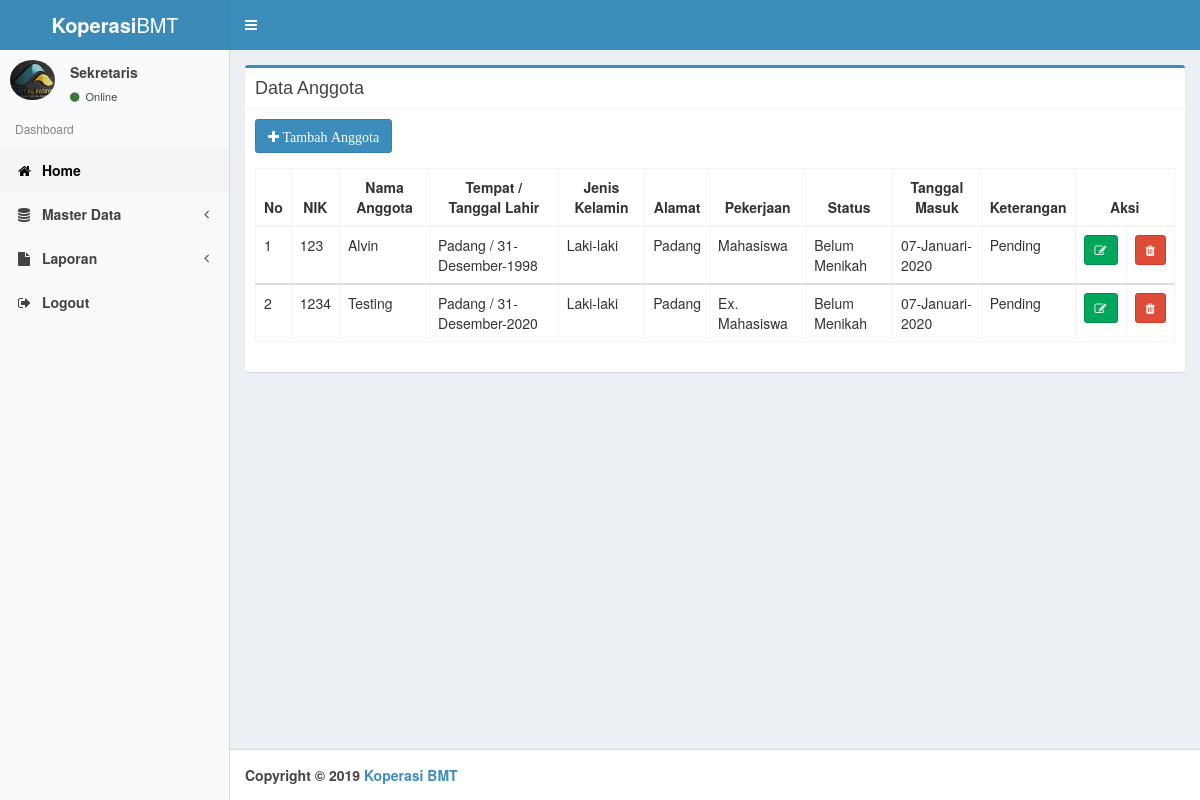
The app's page /sekretaris/dataanggota.php (signed in) with its own data.
### tables this page shows
CREATE TABLE `tbl_anggota` (
  `id_anggota` varchar(6) NOT NULL,
  `nik` varchar(20) NOT NULL,
  `nama_anggota` varchar(30) NOT NULL,
  `tempat_lahir` varchar(20) NOT NULL,
  `tanggal_lahir` date NOT NULL,
  `gender` varchar(15) NOT NULL,
  `alamat` text NOT NULL,
  `pekerjaan` varchar(30) NOT NULL,
  `status` varchar(20) NOT NULL,
  `tanggal_masuk` date NOT NULL,
  `keterangan` varchar(10) NOT NULL
);

### sekretaris/dataanggota.php (the view)
<?php
	include ("style/header.php");
	include ("style/sidebar.php");
	function tgl_indo($tanggal){
		$bulan = array(
			1 => 'Januari',
			'Februari',
			'Maret',
			'April',
			'Mei',
			'Juni',
			'Juli',
			'Agustus',
			'September',
			'Oktober',
			'November',
			'Desember',);
		$pecahkan = explode('-', $tanggal);
		return $pecahkan[2] . '-' . $bulan[(int)$pecahkan[1]] . '-' . $pecahkan[0];
	}
?>
	<div class="box box-primary">
		<div class="box-header with-border">
			<h3 class="box-title">Data Anggota</h3>
		</div>
		<div class="box-body">
			<div class="form-group">
				<a href="tambahanggota.php"><i class="btn btn-primary btn-md"><span class="fa fa-plus fa-md"> Tambah Anggota</span></i></a>
			</div>
			<div class="table-responsive">
				<table class="table table-bordered">
					<thead>
						<tr>
							<th style="text-align: center;">No</th>
							<th style="text-align: center;">NIK</th>
							<th style="text-align: center;">Nama Anggota</th>
							<th style="text-align: center;">Tempat / Tanggal Lahir</th>
							<th style="text-align: center;">Jenis Kelamin</th>
							<th style="text-align: center;">Alamat</th>
							<th style="text-align: center;">Pekerjaan</th>
							<th style="text-align: center;">Status</th>
							<th style="text-align: center;">Tanggal Masuk</th>
							<th style="text-align: center;">Keterangan</th>
							<th style="text-align: center;" colspan="2">Aksi</th>
						</tr>
					</thead>
					<?php
					$no = 1;
					include ("../config/koneksi.php");
					$sql = mysqli_query($konek, "SELECT * FROM tbl_anggota");
					while ($data = mysqli_fetch_array($sql)){
					?>
					<tbody>
						<tr>
							<td><?php echo $no++; ?></td>
							<td><?php echo $data['nik']; ?></td>
							<td><?php echo $data['nama_anggota']; ?></td>
							<td><?php echo $data['tempat_lahir'];?> / <?php echo tgl_indo($data['tanggal_lahir']); ?></td>
							<td><?php echo $data['gender']; ?></td>
							<td><?php echo $data['alamat']; ?></td>
							<td><?php echo $data['pekerjaan']; ?></td>
							<td><?php echo $data['status']; ?></td>
							<td><?php echo tgl_indo($data['tanggal_masuk']); ?></td>
							<td><?php echo $data['keterangan']; ?></td>
							<td><a href="editanggota.php?kd=<?php echo $data['id_anggota']; ?>"><i class="btn btn-success btn-sm"><span class="fa fa-edit fa-sm"></span></i></a></td>
							<td><a href="hapusanggota.php?kd=<?php echo $data['id_anggota']; ?>"><i class="btn btn-danger btn-sm"><span class="fa fa-trash fa-sm"></span></i></a></td>
						</tr>
					</tbody>
					<?php
					}
					?>
				</table>
			</div>
		</div>
    </div>
<?php
	include ("style/footer.php");
?>

### sekretaris/style/header.php (shortened to what this page needs)
<!DOCTYPE html>
<html lang="en">
<head>
	<link rel="stylesheet" href="../assets//css/bootstrap.min.css">
	<link rel="stylesheet" href="../assets/font-awesome/css/font-awesome.min.css">
	<link rel="stylesheet" href="../assets/Ionicons/css/ionicons.min.css">
	<link rel="stylesheet" href="../assets/dist/css/AdminLTE.min.css">
	<link rel="stylesheet" href="../assets/dist/css/skins/skin-blue-light.min.css">
</head>

### sekretaris/style/sidebar.php (shortened to what this page needs)
<body class="hold-transition skin-blue-light sidebar-mini">
  <div class="wrapper">
    <header class="main-header">
      <a href="index.php" class="logo">
        <span class="logo-lg"><b>Koperasi</b>BMT</span>
      </a>
      <nav class="navbar navbar-static-top" role="navigation">
        <a href="#" class="sidebar-toggle" data-toggle="push-menu" role="button">
        </a>
      </nav>
    </header>
    <aside class="main-sidebar">
      <section class="sidebar">
        <div class="user-panel">
          <div class="pull-left image">
            <img src="../assets/dist/img/Logo.jpg" class="img-circle" alt="User Image">
          </div>
          <div class="pull-left info">
            <p>Sekretaris</p>
            <a href="#"><i class="fa fa-circle text-success"></i> Online</a>
          </div>
        </div>
        <ul class="sidebar-menu" data-widget="tree">
          <li class="header">Dashboard</li>
          <li class="active"><a href="index.php"><i class="fa fa-home"></i> <span>Home</span></a></li>
          <li class="treeview">
            <a href="#"><i class="fa fa-database"></i> <span>Master Data</span>
              <span class="pull-right-container">
                <i class="fa fa-angle-left pull-right"></i>
              </span>
            </a>
          </li>
          <li class="treeview">
            <a href="#"><i class="fa fa-file"></i> <span>Laporan</span>
              <span class="pull-right-container">
                <i class="fa fa-angle-left pull-right"></i>
              </span>
            </a>
          </li>
          <li><a href="../logout.php"><i class="fa fa-sign-out"></i> <span>Logout</span></a></li>
        </ul>
      </section>
    </aside>
    <div class="content-wrapper">
    <section class="content container-fluid">

### sekretaris/style/footer.php (shortened to what this page needs)
    </section>
  </div>
  <footer class="main-footer">
    <strong>Copyright &copy; 2019 <a href="#">Koperasi BMT</a></strong>
  </footer>
</body>
</html>

### records on screen
tbl_anggota: nik "123", nama_anggota "Alvin", tempat_lahir "Padang", tanggal_lahir "31-Desember-1998", gender "Laki-laki", alamat "Padang", pekerjaan "Mahasiswa", status "Belum Menikah", tanggal_masuk "07-Januari-2020", keterangan "Pending"
tbl_anggota: nik "1234", nama_anggota "Testing", tempat_lahir "Padang", tanggal_lahir "31-Desember-2020", gender "Laki-laki", alamat "Padang", pekerjaan "Ex. Mahasiswa", status "Belum Menikah", tanggal_masuk "07-Januari-2020", keterangan "Pending"
